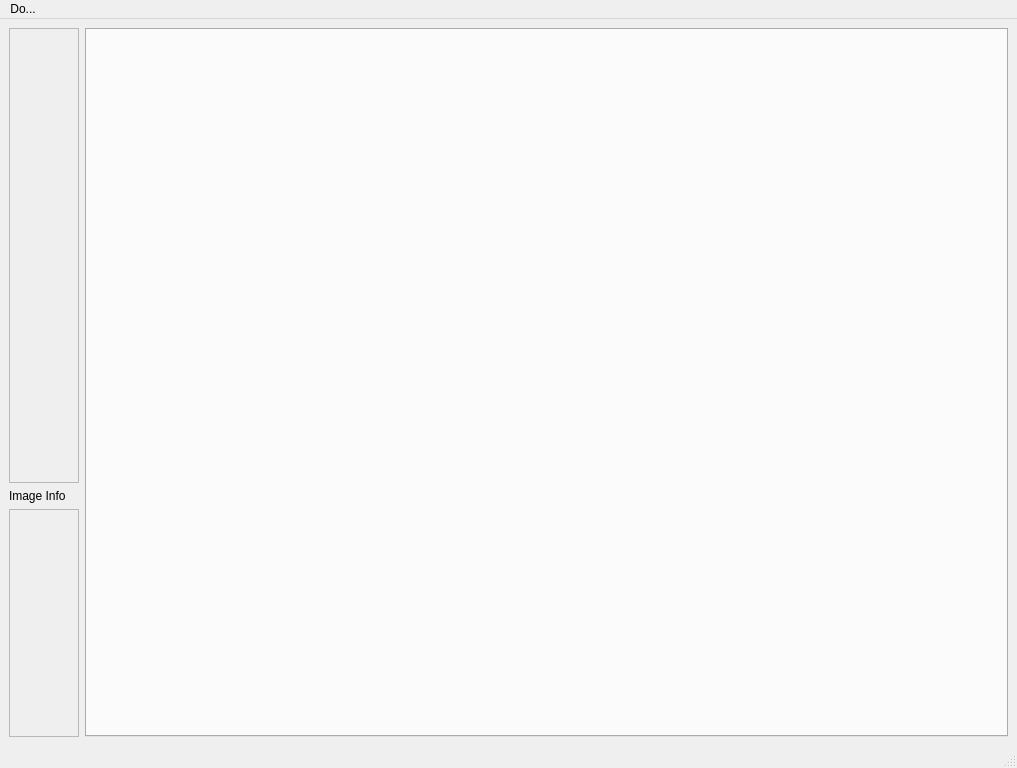
<?xml version="1.0" encoding="UTF-8"?>
<ui version="4.0">
 <class>MainWindow</class>
 <widget class="QMainWindow" name="MainWindow">
  <property name="enabled">
   <bool>true</bool>
  </property>
  <property name="geometry">
   <rect>
    <x>0</x>
    <y>0</y>
    <width>1017</width>
    <height>768</height>
   </rect>
  </property>
  <property name="windowTitle">
   <string>MainWindow</string>
  </property>
  <widget class="QWidget" name="centralwidget">
   <layout class="QGridLayout" name="gridLayout">
    <item row="0" column="0">
     <layout class="QVBoxLayout" name="verticalLayout">
      <item>
       <widget class="QScrollArea" name="areaCalcTreeWidget">
        <property name="sizePolicy">
         <sizepolicy hsizetype="Expanding" vsizetype="Expanding">
          <horstretch>4</horstretch>
          <verstretch>2</verstretch>
         </sizepolicy>
        </property>
        <property name="widgetResizable">
         <bool>true</bool>
        </property>
        <widget class="QWidget" name="bla">
         <property name="geometry">
          <rect>
           <x>0</x>
           <y>0</y>
           <width>68</width>
           <height>452</height>
          </rect>
         </property>
        </widget>
       </widget>
      </item>
      <item>
       <widget class="QLabel" name="label">
        <property name="sizePolicy">
         <sizepolicy hsizetype="Preferred" vsizetype="Preferred">
          <horstretch>3</horstretch>
          <verstretch>0</verstretch>
         </sizepolicy>
        </property>
        <property name="text">
         <string>Image Info</string>
        </property>
       </widget>
      </item>
      <item>
       <widget class="QScrollArea" name="area_info">
        <property name="sizePolicy">
         <sizepolicy hsizetype="Preferred" vsizetype="Preferred">
          <horstretch>2</horstretch>
          <verstretch>1</verstretch>
         </sizepolicy>
        </property>
        <property name="widgetResizable">
         <bool>true</bool>
        </property>
        <widget class="QWidget" name="scrollAreaWidgetContents">
         <property name="geometry">
          <rect>
           <x>0</x>
           <y>0</y>
           <width>68</width>
           <height>225</height>
          </rect>
         </property>
        </widget>
       </widget>
      </item>
     </layout>
    </item>
    <item row="0" column="1">
     <widget class="QTabWidget" name="tabWidget">
      <property name="sizePolicy">
       <sizepolicy hsizetype="Expanding" vsizetype="Expanding">
        <horstretch>1</horstretch>
        <verstretch>0</verstretch>
       </sizepolicy>
      </property>
     </widget>
    </item>
   </layout>
  </widget>
  <widget class="QMenuBar" name="menubar">
   <property name="geometry">
    <rect>
     <x>0</x>
     <y>0</y>
     <width>1017</width>
     <height>19</height>
    </rect>
   </property>
   <widget class="QMenu" name="menuDo">
    <property name="title">
     <string>Do...</string>
    </property>
    <widget class="QMenu" name="menuNodes">
     <property name="title">
      <string>Add Nodes</string>
     </property>
     <addaction name="actionAddSumNode"/>
     <addaction name="actionAddPolarizationNode"/>
    </widget>
    <addaction name="actionRecalc"/>
    <addaction name="actionAdd_File"/>
    <addaction name="menuNodes"/>
    <addaction name="actionAutoLevel"/>
    <addaction name="actionSleep"/>
    <addaction name="actionSave"/>
   </widget>
   <addaction name="menuDo"/>
  </widget>
  <widget class="QStatusBar" name="statusbar"/>
  <action name="actionRecalc">
   <property name="text">
    <string>Recalc</string>
   </property>
  </action>
  <action name="actionAddSumNode">
   <property name="text">
    <string>Sum</string>
   </property>
  </action>
  <action name="actionAdd_File">
   <property name="text">
    <string>Add File</string>
   </property>
  </action>
  <action name="actionAddPolarizationNode">
   <property name="text">
    <string>Polarization</string>
   </property>
  </action>
  <action name="actionAutoLevel">
   <property name="text">
    <string>Auto Level</string>
   </property>
  </action>
  <action name="actionSleep">
   <property name="text">
    <string>Sleep</string>
   </property>
  </action>
  <action name="actionSave">
   <property name="text">
    <string>Save Current Image</string>
   </property>
  </action>
 </widget>
 <resources/>
 <connections/>
</ui>
